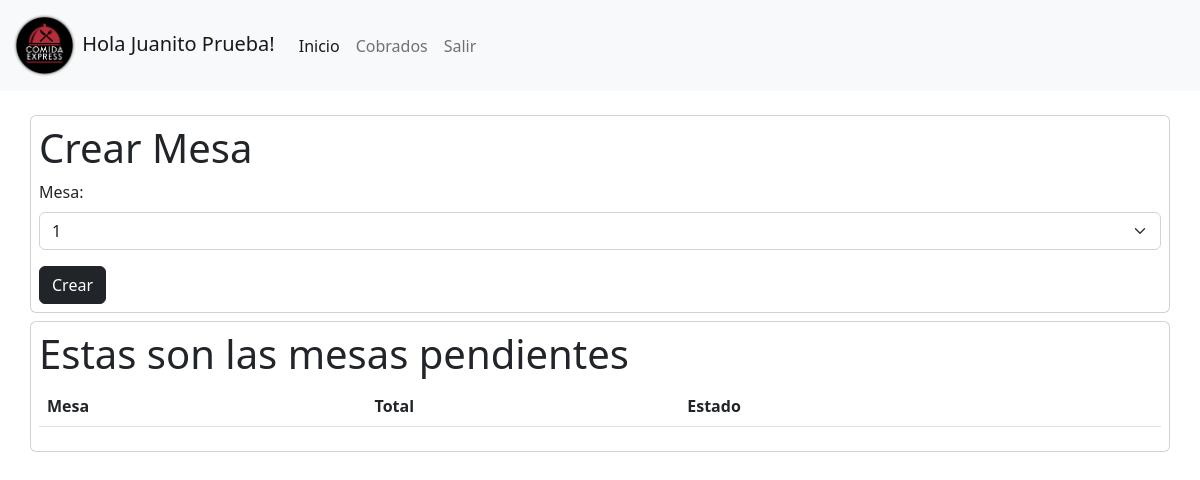
/mesero/index.php (signed in), run on an earlier commit of the app's database.
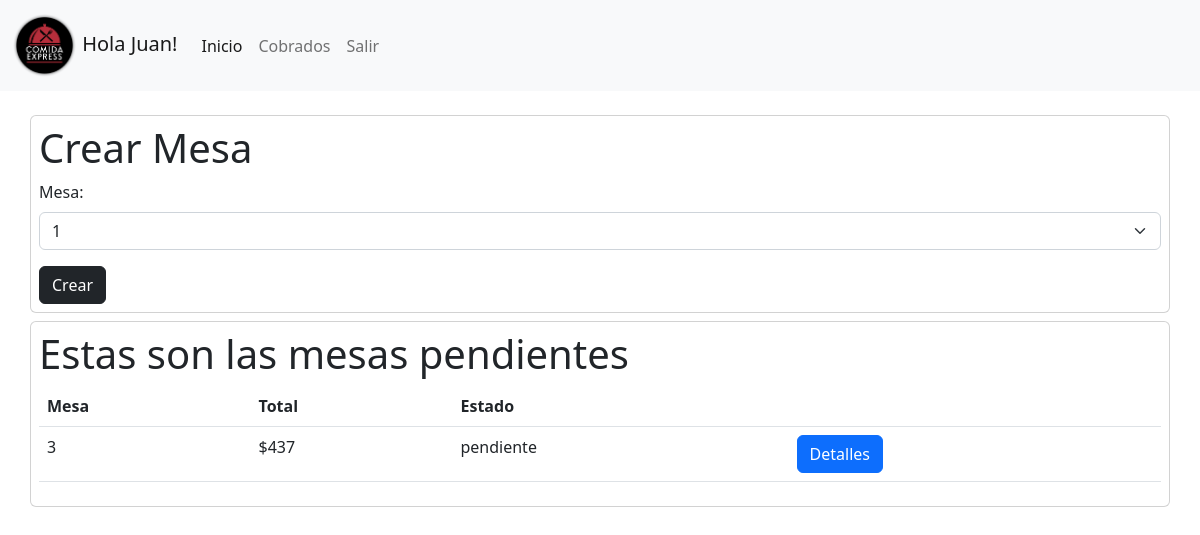
And on a later commit of the database.
### tables this page shows
CREATE TABLE `ticket` (
  `folio` int(11) NOT NULL,
  `usuario` int(11) NOT NULL,
  `fecha` datetime DEFAULT NULL,
  `mesa` varchar(12) DEFAULT NULL,
  `impuesto` float DEFAULT NULL,
  `total` float DEFAULT NULL,
  `estado` varchar(10) NOT NULL,
  `fecha_salida` datetime DEFAULT NULL
);

### mesero/db/funciones.php (called while the page is built, shortened)
<?php
function MesasPendientes($conn,$usuario){
    $sql="SELECT * FROM ticket WHERE usuario = '$usuario' && estado = 'pendiente'";
    $result = mysqli_query($conn, $sql);
    $data = mysqli_fetch_all ($result, MYSQLI_NUM);
    return $data;
}
?>

### mesero/index.php (the view, shortened to what this page needs)
<?php
include 'db/conn.php';
include 'db/funciones.php';
?>
<!DOCTYPE html>
<html lang="en">
<head>
    <link href="https://cdn.jsdelivr.net/npm/bootstrap@5.2.0-beta1/dist/css/bootstrap.min.css" rel="stylesheet">
</head>
<body>
    <nav class="navbar navbar-expand-lg bg-light">
    <div class="container-fluid">
        <a class="navbar-brand" href="#">
        <img src="../img/logo1.png" alt="" width="" height="65" class="d-inline-block align-text-center">
        Hola <?php echo $_SESSION['usuario'];?>!
        </a>
        <div class="collapse navbar-collapse" id="navbarNav">
        <ul class="navbar-nav">
            <li class="nav-item">
            <a class="nav-link active" aria-current="page" href="#">Inicio</a>
            </li>
            <li class="nav-item">
            <a class="nav-link" href="cobrados.php">Cobrados</a>
            </li>
            <li class="nav-item">
            <a class="nav-link" href="salir.php">Salir</a>
            </li>
        </ul>
        </div>
    </div>
    </nav>
    <div class="container card p-2 mt-4" id="formulario">
        <h1>Crear Mesa</h1>
        <form action="db/registrarMesa.php" method="POST">
        <div class="mb-3">
            <label for="mesa" class="form-label">Mesa:</label>
            <select class="form-select" name="mesa">
                <option value="1" >1</option>
            </select>
        </div>
        <input type="submit" value="Crear" class="btn btn-dark">
      </form>
    </div>
    <div class="container card p-2 mt-2">
        <h1>Estas son las mesas pendientes</h1>
        <table class="table">
        <thead>
            <tr>
                <th>Mesa</th>
                <th>Total</th>
                <th>Estado</th>
                <th></th>
            </tr>
        </thead>
            <tbody>
            <?php
            foreach(MesasPendientes($conn,$_SESSION['id']) as $array){
                echo "<tr>";
                echo "<td>" . $array[3] . "</td>";
                echo "<td>$" . $array[5] . "</td>";
                echo "<td>" . $array[6] . "</td>";
                echo "<td> <a href='db/editar.php?id=$array[0]' class='btn btn-primary'> Detalles</a>  </td>";
                echo "</tr>";
            }
            ?>
            </tbody>
        </table>
    </div>
</body>
</html>

What changed in the data, as far as the page shows it:
added ticket: mesa "3", total "437", estado "pendiente"
Also different on the page:
$_SESSION['usuario']: "Juanito Prueba" → "Juan"
